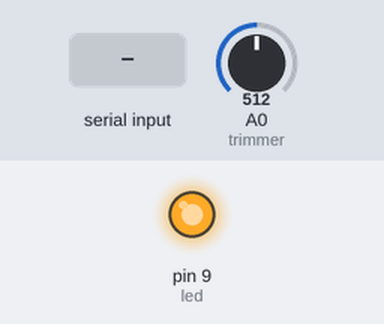
Simulated run of this sketch. Board: Arduino Uno, built with avr-gcc and run on an emulated ATmega328P. Parts: output pins drawn as LEDs (lit = HIGH). The test bench sets the inputs (shaded band); at power-on: A0 (trimmer) = 512. What the sketch prints to the serial monitor is not drawn.

Above: at 1.2 s.
1.3 s: "1" received over the second serial link
2.8 s: "0" received over the second serial link
Timing chart, 0 to 5.8 s (numbered marks = the images above; inputs shaded):
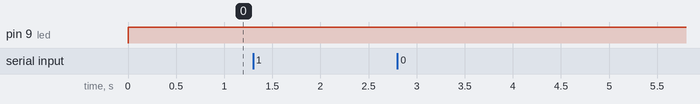

The sketch:

2_3_SoftwareSerial.ino
```cpp
// Gewerkt met Sten Hulsbergen
#include <SoftwareSerial.h>

SoftwareSerial mySerial(5, 6); // RX, TX

int trimmer = A0;
int led = 9;

void setup() {
  Serial.begin(57600);
  mySerial.begin(57600);

  pinMode(trimmer, INPUT);
  pinMode(led, OUTPUT);

  while (!Serial) {
  }
}

void loop() {
  int waardeTrimmer = analogRead(trimmer);
  waardeTrimmer = map(waardeTrimmer, 0, 1023, 0, 255);

  Serial.println("OUTPUT: " + String(waardeTrimmer));
  mySerial.write(waardeTrimmer);

  int waardeTrimmerSerial = mySerial.read();
  Serial.println("INPUT: " + String(waardeTrimmerSerial));

  analogWrite(led, waardeTrimmerSerial);
}
```
